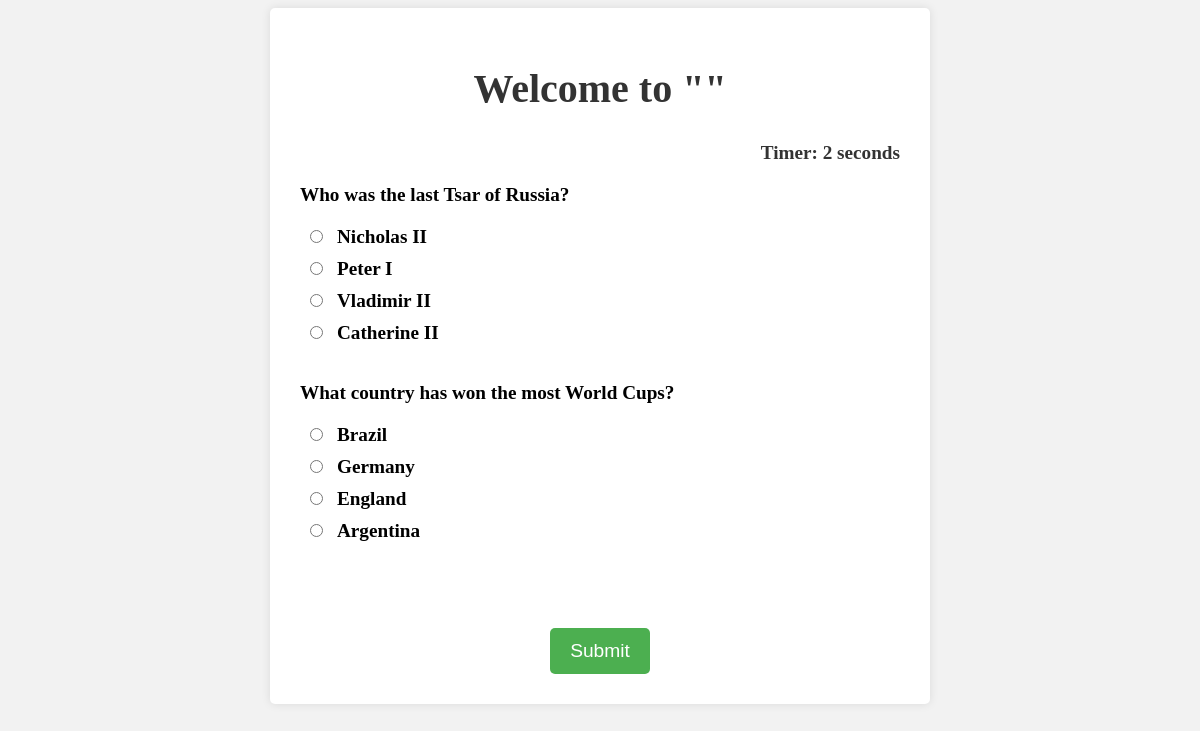
/quiz/3/, run on the app's committed database.
### quizapp/models.py (models this page shows)
class Question(models.Model):
    qa_id = models.AutoField(primary_key=True)
    question = models.CharField(max_length=255)
    answer = models.CharField(max_length=255)
    quiz_id = models.ForeignKey(Quiz, on_delete=models.CASCADE)

class Variant(models.Model):
    v_id = models.AutoField(primary_key=True)
    variant = models.CharField(max_length=255)
    qa_id = models.ForeignKey(Question, on_delete=models.CASCADE)

### quizapp/views.py (the view)
# urls.py: path('quiz/<int:id>/', views.question, name='quiz'),
def question(request, id):
    if request.method == 'POST':
        questions = Question.objects.all().filter(quiz_id=id)
        score = 0
        wrong = 0
        correct = 0
        total = 0
        for q in questions:
            total += 1
            answer = request.POST.get(q.question)
            if answer == q.answer:
                score += 10
                correct += 1
            else:
                wrong += 1
        percent = score / (total * 10) * 100
        percent_ans = '%.1f' % percent
        context = {
            'score': score,
            'time': request.POST.get('timer'),
            'correct': correct,
            'wrong': wrong,
            'percent': percent_ans,
            'total': total
        }
        for q in questions:
            qr = QuizResult(quiz_id=q.quiz_id, student_id_id=request.user.id, score=score)
            qr.save()
            break
        return render(request, 'result.html', context)
    else:
        questions = Question.objects.all().filter(quiz_id=id)
        arr = []
        for i in questions:
            variants = Variant.objects.all().filter(qa_id=i.qa_id)
            arr.append(variants)
        context = {
            'arr': arr,
            'questions': questions,
        }
        return render(request, 'question.html', context)

### quizapp/templates/question.html (shortened to what this page needs)
{% load static %}
<!DOCTYPE html>
<html lang="en">
<head>
    <link rel="stylesheet" href="{% static 'css/question.css' %}" type="text/css">
</head>
<body>
<div class="container ">
<h1>Welcome to "{{quizname}}"</h1>
<div align="right " id="displaytimer"><b>Timer: 0 seconds</b></div>
<form method='post'>
    {% for question in questions %}
        {% if question.variant_set.all %}
            <div class="form-group">
                <label for="question">{{ question.question }}</label>
            </div>
         <div class="form-check">
            <input class="form-check-input" type="radio" name="{{ question.question }}" id="radio" value="{{ question.answer }}" >
            <label class="form-check-label" for="gridRadios1">
                {{question.answer}}
            </label>
        </div>
            <div class="form-check">
                {% for variant in question.variant_set.all %}
                    <div class="form-check">
                        <input class="form-check-input" type="radio" name="{{ question.question }}" id="radio" value="{{ variant.variant }}" >
                        <label class="form-check-label" for="gridRadios1">
                            {{ variant.variant }}
                        </label>
                    </div>
                {% endfor %}
                <br>
            </div>
        {% else %}
            <div class="form-group">
                <label for="question">{{ question.question }}</label>
                <input type="text" name="{{ question.question }}">
            </div>
        {% endif %}
    {% endfor %}
    <br>
    <button type="submit" class="btn btn-primary">Submit</button>
</form>
</div>
</body>
</html>

### quizapp/static/css/question.css (style rules this page uses)
body { background-color: #f2f2f2; }
.container { margin: 0 auto; max-width: 600px; padding: 30px; background-color: #fff; border-radius: 5px; box-shadow: 0px 0px 10px rgba(0, 0, 0, 0.1); }
h1 { text-align: center; font-size: 2.5rem; margin-bottom: 30px; color: #333; }
.form-group { margin-bottom: 20px; }
.form-check { margin-left: 0px; margin-bottom: 10px; }
.form-check-input { margin-right: 10px; }
label { font-size: 1.2rem; font-weight: bold; }
input[type='text'], input[type='radio'] { margin-left: 10px; }
button[type='submit'] { display: block; margin-top: 30px; margin-left: auto; margin-right: auto; background-color: #4CAF50; border: none; color: white; padding: 12px 20px; text-align: center; text-decoration: none; font-size: 1.2rem; border-radius: 5px; cursor: pointer; }
#displaytimer { margin-bottom: 20px; font-size: 1.2rem; text-align: right; color: #333; }

### data on the page
Question: question "Who was the last Tsar of Russia?", answer "Nicholas II"
Variant: variant "Peter I"
Variant: variant "Vladimir II"
Variant: variant "Catherine II"
Question: question "What country has won the most World Cups?", answer "Brazil"
Variant: variant "Germany"
Variant: variant "England"
Variant: variant "Argentina"
